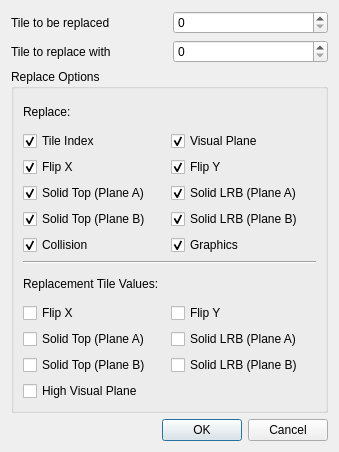
<?xml version="1.0" encoding="UTF-8"?>
<ui version="4.0">
 <class>TileReplaceOptions</class>
 <widget class="QDialog" name="TileReplaceOptions">
  <property name="geometry">
   <rect>
    <x>0</x>
    <y>0</y>
    <width>339</width>
    <height>452</height>
   </rect>
  </property>
  <property name="windowTitle">
   <string>Replace Tile</string>
  </property>
  <layout class="QGridLayout" name="gridLayout">
   <item row="1" column="1">
    <widget class="QSpinBox" name="srcTile">
     <property name="maximum">
      <number>2047</number>
     </property>
    </widget>
   </item>
   <item row="3" column="0" colspan="2">
    <widget class="QDialogButtonBox" name="buttonBox">
     <property name="orientation">
      <enum>Qt::Horizontal</enum>
     </property>
     <property name="standardButtons">
      <set>QDialogButtonBox::Cancel|QDialogButtonBox::Ok</set>
     </property>
    </widget>
   </item>
   <item row="0" column="1">
    <widget class="QSpinBox" name="dstTile">
     <property name="maximum">
      <number>2047</number>
     </property>
    </widget>
   </item>
   <item row="0" column="0">
    <widget class="QLabel" name="label">
     <property name="text">
      <string>Tile to be replaced</string>
     </property>
    </widget>
   </item>
   <item row="1" column="0">
    <widget class="QLabel" name="label_2">
     <property name="text">
      <string>Tile to replace with</string>
     </property>
    </widget>
   </item>
   <item row="2" column="0" colspan="2">
    <widget class="QGroupBox" name="groupBox">
     <property name="title">
      <string>Replace Options</string>
     </property>
     <layout class="QGridLayout" name="gridLayout_2">
      <item row="9" column="0" colspan="4">
       <widget class="Line" name="line">
        <property name="orientation">
         <enum>Qt::Horizontal</enum>
        </property>
       </widget>
      </item>
      <item row="4" column="0" colspan="2">
       <widget class="QCheckBox" name="replaceSolidTopB">
        <property name="text">
         <string>Solid Top (Plane A)</string>
        </property>
        <property name="checked">
         <bool>true</bool>
        </property>
       </widget>
      </item>
      <item row="2" column="0">
       <widget class="QCheckBox" name="replaceFlipX">
        <property name="text">
         <string>Flip X</string>
        </property>
        <property name="checked">
         <bool>true</bool>
        </property>
       </widget>
      </item>
      <item row="6" column="0">
       <widget class="QCheckBox" name="replaceCollision">
        <property name="text">
         <string>Collision</string>
        </property>
        <property name="checked">
         <bool>true</bool>
        </property>
       </widget>
      </item>
      <item row="4" column="2">
       <widget class="QCheckBox" name="replaceSolidLRBA">
        <property name="text">
         <string>Solid LRB (Plane A)</string>
        </property>
        <property name="checked">
         <bool>true</bool>
        </property>
       </widget>
      </item>
      <item row="2" column="2">
       <widget class="QCheckBox" name="replaceFlipY">
        <property name="text">
         <string>Flip Y</string>
        </property>
        <property name="checked">
         <bool>true</bool>
        </property>
       </widget>
      </item>
      <item row="11" column="0">
       <widget class="QCheckBox" name="hasFlipX">
        <property name="text">
         <string>Flip X</string>
        </property>
       </widget>
      </item>
      <item row="5" column="0" colspan="2">
       <widget class="QCheckBox" name="replaceSolidTopA">
        <property name="text">
         <string>Solid Top (Plane B)</string>
        </property>
        <property name="checked">
         <bool>true</bool>
        </property>
       </widget>
      </item>
      <item row="6" column="2">
       <widget class="QCheckBox" name="replaceGraphics">
        <property name="text">
         <string>Graphics</string>
        </property>
        <property name="checked">
         <bool>true</bool>
        </property>
       </widget>
      </item>
      <item row="11" column="2">
       <widget class="QCheckBox" name="hasFlipY">
        <property name="text">
         <string>Flip Y</string>
        </property>
       </widget>
      </item>
      <item row="5" column="2">
       <widget class="QCheckBox" name="replaceSolidLRBB">
        <property name="text">
         <string>Solid LRB (Plane B)</string>
        </property>
        <property name="checked">
         <bool>true</bool>
        </property>
       </widget>
      </item>
      <item row="0" column="0">
       <widget class="QLabel" name="label_3">
        <property name="text">
         <string>Replace:</string>
        </property>
       </widget>
      </item>
      <item row="10" column="0" colspan="2">
       <widget class="QLabel" name="label_4">
        <property name="text">
         <string>Replacement Tile Values:</string>
        </property>
       </widget>
      </item>
      <item row="1" column="0">
       <widget class="QCheckBox" name="replaceTileIndex">
        <property name="text">
         <string>Tile Index</string>
        </property>
        <property name="checked">
         <bool>true</bool>
        </property>
       </widget>
      </item>
      <item row="1" column="2" colspan="2">
       <widget class="QCheckBox" name="replaceVisualPlane">
        <property name="text">
         <string>Visual Plane</string>
        </property>
        <property name="checked">
         <bool>true</bool>
        </property>
       </widget>
      </item>
      <item row="13" column="0">
       <widget class="QCheckBox" name="hasSolidATop">
        <property name="text">
         <string>Solid Top (Plane A)</string>
        </property>
       </widget>
      </item>
      <item row="14" column="0">
       <widget class="QCheckBox" name="hasSolidBTop">
        <property name="text">
         <string>Solid Top (Plane B)</string>
        </property>
       </widget>
      </item>
      <item row="13" column="2">
       <widget class="QCheckBox" name="hasSolidALRB">
        <property name="text">
         <string>Solid LRB (Plane A)</string>
        </property>
       </widget>
      </item>
      <item row="14" column="2">
       <widget class="QCheckBox" name="hasSolidBLRB">
        <property name="text">
         <string>Solid LRB (Plane B)</string>
        </property>
       </widget>
      </item>
      <item row="15" column="0">
       <widget class="QCheckBox" name="hasVisualPlane">
        <property name="text">
         <string>High Visual Plane</string>
        </property>
       </widget>
      </item>
     </layout>
    </widget>
   </item>
  </layout>
 </widget>
 <tabstops>
  <tabstop>dstTile</tabstop>
  <tabstop>srcTile</tabstop>
  <tabstop>replaceTileIndex</tabstop>
  <tabstop>replaceVisualPlane</tabstop>
  <tabstop>replaceFlipX</tabstop>
  <tabstop>replaceFlipY</tabstop>
  <tabstop>replaceSolidTopB</tabstop>
  <tabstop>replaceSolidLRBA</tabstop>
  <tabstop>replaceSolidTopA</tabstop>
  <tabstop>replaceSolidLRBB</tabstop>
  <tabstop>replaceCollision</tabstop>
  <tabstop>replaceGraphics</tabstop>
  <tabstop>hasFlipX</tabstop>
  <tabstop>hasFlipY</tabstop>
  <tabstop>hasSolidATop</tabstop>
  <tabstop>hasSolidALRB</tabstop>
  <tabstop>hasSolidBTop</tabstop>
  <tabstop>hasSolidBLRB</tabstop>
  <tabstop>hasVisualPlane</tabstop>
 </tabstops>
 <resources/>
 <connections/>
</ui>
